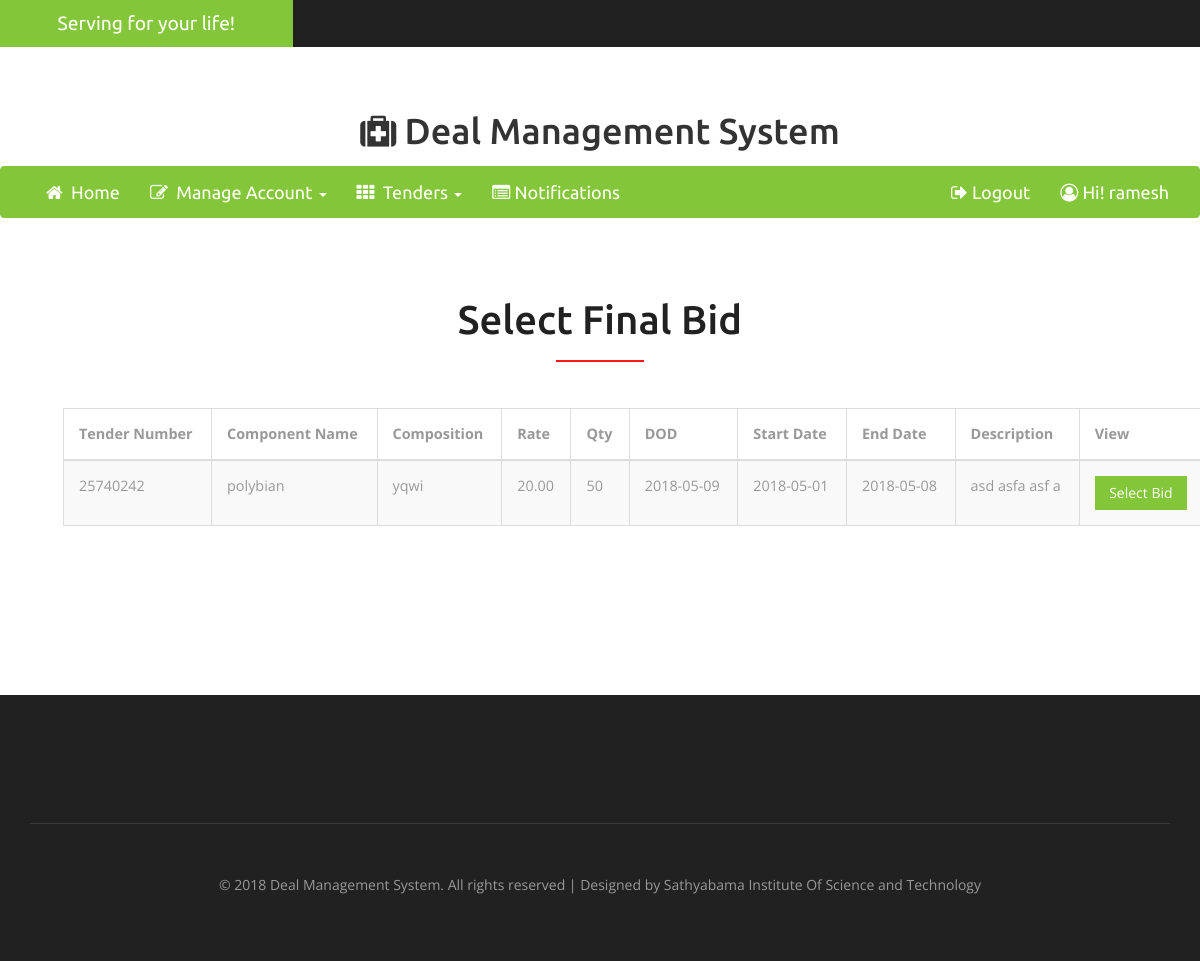
The page /complete_tender.php (signed in) on the database its author committed.
### tables this page shows
CREATE TABLE `tenders_details` (
  `tender_id` int(11) NOT NULL,
  `tender_number` int(255) NOT NULL,
  `hospital_id` int(255) NOT NULL,
  `components_name` varchar(255) NOT NULL,
  `composition` varchar(255) NOT NULL,
  `description` varchar(255) NOT NULL,
  `expected_rate` decimal(5,2) NOT NULL,
  `expected_qty` int(255) NOT NULL,
  `expected_dod` date NOT NULL,
  `tender_start_date` date NOT NULL,
  `tender_end_date` date NOT NULL,
  `tender_display_status` int(5) NOT NULL DEFAULT '0',
  `createdAt` datetime NOT NULL,
  `updatedAt` datetime NOT NULL DEFAULT '0000-00-00 00:00:00',
  `closedAt` datetime NOT NULL DEFAULT '0000-00-00 00:00:00'
);

### complete_tender.php (the view, shortened to what this page needs)
<?php
    if (isset($_SESSION['username']) && $_SESSION['role']!="1") {
        	header('location: login.php');
        	die;
    } else {
        $username = $_SESSION["username"];
include_once('include/head.inc.php');?>
<body>
<?php include_once('include/upper_nav.inc.php'); ?>
	<?php include_once('include/nav2.inc.php'); ?>
		<div class="w3_login">
			<h3>Select Final Bid</h3>
				  <br>
				<div class="container">
				<br>
  <div class="table-responsive">
  <table class="table table-bordered table-striped" align="center" width="100">
    <thead>
      <tr>
        <th>Tender Number</th>
        <th>Component Name</th>
        <th>Composition</th>
        <th>Rate</th>
        <th>Qty</th>
        <th>DOD</th>
        <th>Start Date</th>
        <th>End Date</th>
        <th>Description</th>
        <th>View</th>
      </tr>
    </thead>
    <tbody>
    	<?php
    	include_once('php/config.php');
    	$query='SELECT t.tender_number,t.tender_id,t.hospital_id,t.components_name,t.tender_start_date,t.tender_end_date,t.composition,t.description,t.expected_rate,t.expected_qty,t.expected_dod FROM tenders_details t INNER JOIN hospital_table h ON t.hospital_id = h.hospital_id INNER JOIN logintable l ON l.login_id = h.login_id where t.tender_display_status=-1 AND l.username="'.$username.'"';
    		$result = mysqli_query($conn, $query);
									if (mysqli_num_rows($result) > 0) {
									while($row=mysqli_fetch_array($result))
									{
										echo '<tr>
								        <td>'.$row['tender_number'].'</td>
								        <td>'.$row['components_name'].'</td>
								        <td>'.$row['composition'].'</td>
								        <td>'.$row['expected_rate'].'</td>
								        <td>'.$row['expected_qty'].'</td>
								        <td>'.$row['expected_dod'].'</td>
								        <td>'.$row['tender_start_date'].'</td>
								        <td>'.$row['tender_end_date'].'</td>
								        <td>'.$row['description'].'</td>
								        <td>
								        <form   action="selectappliedbid.php" method="post">
								    		<input type="hidden" name="tid" id="tid" value="'.$row['tender_id'].'">
								    		<input type="submit" name="edit" value="Select Bid" class="btn btn-block btn-primary">
								    	</form>
								    	</td></tr>';
									}
								}
								else
								{
									echo '<tr> <td>No Tender Available.</td></tr>';
								}
    	?>
    </tbody>
  </table>
</div>
</div><br><br><br>
</div>
		<?php include_once('include/footer.inc.php'); ?>
</body>
</html>
<?php } ?>

### rows shown on the page
tenders_details: tender_number "25740242", components_name "polybian", composition "yqwi", expected_rate "20.00", expected_qty "50", expected_dod "2018-05-09", tender_start_date "2018-05-01", tender_end_date "2018-05-08", description "asd asfa asf a"

### other values the page prints
$username "ramesh"
